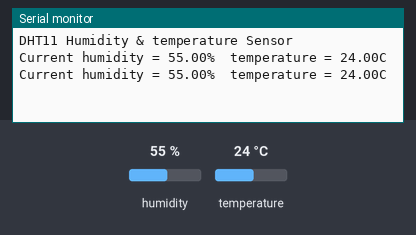
Bench run of a sketch on a simulated Arduino Uno, built with avr-gcc and run on an emulated ATmega328P. Shown: the last lines printed to the serial monitor. Wiring (inferred from the names in the program): DHT11 sensor: data pin 8. The test bench sets the inputs (shaded band); at power-on: humidity 55 %, temperature 24 °C.

Above: at 2.7 s.
2.8 s: humidity set to 22 %
At 4.0 s:
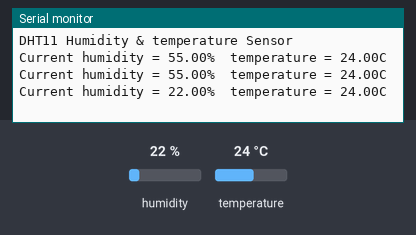
4.3 s: temperature set to 12 °C
At 5.4 s:
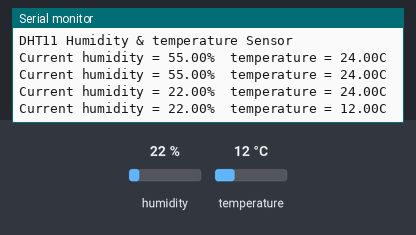
5.8 s: humidity set to 40 %
At 7.5 s:
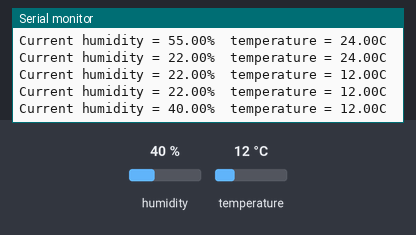
Timing chart, 0 to 9.0 s (numbered marks = the images above; inputs shaded):
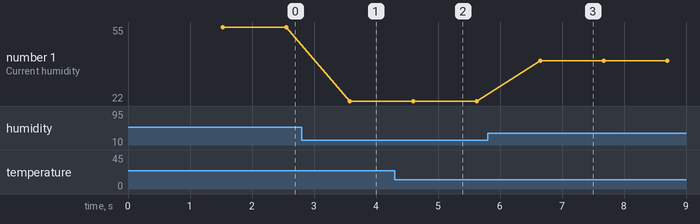

The sketch:

temp_and_humidity_sensor.ino
```cpp
#include <dht.h>
#define dataPin 8 // Analog Pin sensor is connected to

//int pin = 6;

dht DHT;

void setup(){

  //pinMode(pin,OUTPUT);
  Serial.begin(9600);
  delay(500);//Delay to let system boot
  Serial.println("DHT11 Humidity & temperature Sensor\n\n");
  delay(1000);//Wait before accessing Sensor

}//end "setup()"

void loop(){
  //Start of Program

  //digitalWrite(pin,HIGH);
    int readData = DHT.read11(dataPin);

    Serial.print("Current humidity = ");
    Serial.print(DHT.humidity);
    Serial.print("%  ");
    Serial.print("temperature = ");
    Serial.print(DHT.temperature);
    Serial.println("C  ");

    delay(1000);//Wait 5 seconds before accessing sensor again.

  //Fastest should be once every two seconds.

}// end loop()
```

dht.h
```cpp
//
//    FILE: dht.h
// VERSION: 0.1.00
// PURPOSE: DHT Temperature & Humidity Sensor library for Arduino
//
//     URL: http://arduino.cc/playground/Main/DHTLib
//
// HISTORY:
// see dht.cpp file
//

#ifndef dht_h
#define dht_h

#if ARDUINO >= 100
 #include "Arduino.h"
#else
 #include "WProgram.h"
#endif

#define DHT_LIB_VERSION "0.1.00"

class dht
{
public:
	int read11(uint8_t pin);
    int read22(uint8_t pin);
	double humidity;
	double temperature;

private:
	uint8_t bits[5];  // buffer to receive data
	int read(uint8_t pin);
};
#endif
//
// END OF FILE
//
```

Measured:
- after the input at 2.8 s, the serial monitor: prints a new line after 0.77 s (image 1)
- after the input at 4.3 s, the serial monitor: prints a new line after 0.30 s (image 2)
- after the input at 5.8 s, the serial monitor: prints a new line after 0.85 s (image 3)
- plotted number 1: 55 → 22 after the input at 2.8 s, 22 → 40 after the input at 5.8 s
